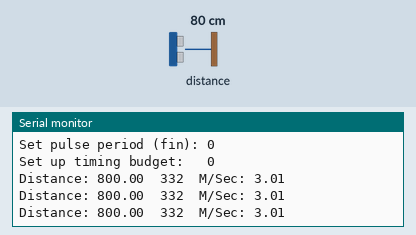
This sketch was run on a simulated Arduino Uno, built with avr-gcc and run on an emulated ATmega328P. Parts: the last lines printed to the serial monitor. Inputs (shaded band) come from the test bench; at power-on: distance to the obstacle 80 cm.

Above: at 1.3 s.
1.4 s: distance to the obstacle set to 2 cm
At 1.71 s:
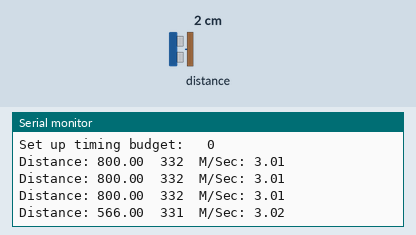
2.9 s: distance to the obstacle set to 4 cm
At 3.04 s:
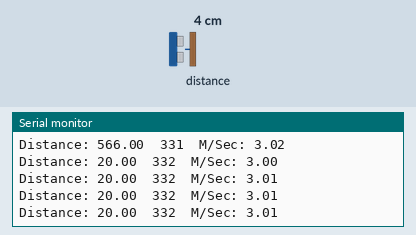
Timing chart, 0 to 5.9 s (numbered marks = the images above; inputs shaded):
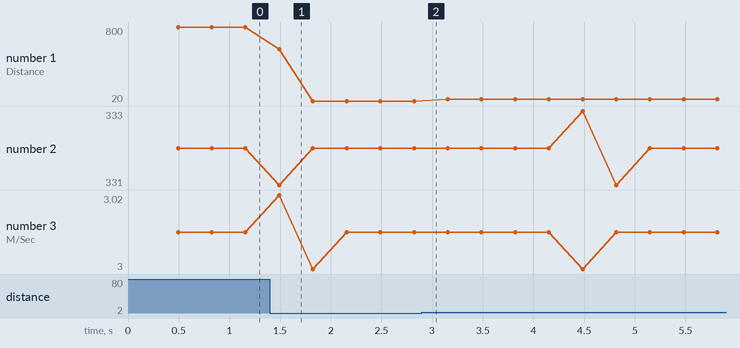

Measured:
- after the input at 1.4 s, the serial monitor: prints a new line after 0.09 s (image 1)
- plotted number 1: 800 → 20 after the input at 1.4 s, 20 → 40 after the input at 2.9 s

The sketch:

LaserDist_02.ino
```cpp
/*
 * STMicroelectronic VL53L0X Laser Distance Sensor
 * uint8_t last_status                - Статус последней передачи записи I²C. Обратитесь к документации Wire.endTransmission() для получения возвращаемых значений.
 * VL53L0X(void)                      - Конструктор
 * void setAddress(uint8_t new_addr)  - Изменяет адрес ведомого устройства I²C VL53L0X на заданное значение (7-разрядное, 7 бит).
 * uint8_t getAddress(void)           - Возвращает текущий адрес I²C.
 * bool init(bool io_2v8 = true)      - Инициализирует и настраивает датчик. Если необязательный аргумент io_2v8 равен true (по умолчанию, если не указан), датчик настроен на режим 2V8 (вход / выход 2,8 В); если false, датчик остается в режиме 1V8. Возвращаемое значение является логическим значением, указывающим, успешно ли завершена инициализация.
 * void writeReg(uint8_t reg, uint8_t value) -  Записывает 8-битный регистр датчика с заданным значением.
 *                                              Константы адреса регистра определяются типом перечисления regAddr в VL53L0X.h.
 *                                              Пример использования: sensor.writeReg(VL53L0X::SYSRANGE_START, 0x01);
 * void writeReg16Bit(uint8_t reg, uint16_t value) - Записывает 16-битный регистр датчика с заданным значением.
 * void writeReg32Bit(uint8_t reg, uint32_t value) - Записывает 32-битный регистр датчика с заданным значением.
 * uint8_t readReg(uint8_t reg)       - Считывает 8-битный регистр датчика и возвращает прочитанное значение.
 * uint16_t readReg16Bit(uint8_t reg) - Считывает 16-битный регистр датчика и возвращает прочитанное значение.
 * uint32_t readReg32Bit(uint8_t reg) - Считывает 32-битный регистр датчика и возвращает прочитанное значение.
 * void writeMulti(uint8_t reg, uint8_t const * src, uint8_t count) - Записывает произвольное количество байтов из заданного массива в датчик, начиная с заданного регистра.
 * void readMulti(uint8_t reg, uint8_t * dst, uint8_t count)        - Считывает произвольное количество байтов с датчика, начиная с данного регистра, в данный массив.
 * bool setSignalRateLimit(float limit_Mcps)       -  Устанавливает ограничение скорости обратного сигнала до данного значения в единицах MCPS (мегачип в секунду). Это минимальная амплитуда сигнала, отраженного от цели и полученного датчиком, необходимого для того, чтобы он мог сообщить правильное значение. Установка нижнего предела увеличивает потенциальный диапазон датчика, но также увеличивает вероятность получения неточного показания из-за отражений от объектов, отличных от намеченной цели. Этот лимит по умолчанию инициализируется до 0,25 MCPS. Возвращаемое значение является логическим значением, указывающим, был ли запрошенный предел действительным.
 * float getSignalRateLimit(void)     -  Возвращает текущий предел скорости обратного сигнала в MCPS.
 * bool setMeasurementTimingBudget(uint32_t budget_us)  - Устанавливает временной интервал измерения для данного значения в микросекундах. Это время, разрешенное для одного измерения диапазона; более длительный тайминг позволяет проводить более точные измерения. По умолчанию составляет около 33000 микросекунд или 33 мс; минимум 20 мс. Возвращаемое значение является логическим значением, указывающим, было ли запрошенное значение действительным.
 * uint32_t getMeasurementTimingBudget(void)            - Возвращает текущий тайминг измерения в микросекундах.
 * bool setVcselPulsePeriod(vcselPeriodType type, uint8_t period_pclks) - Устанавливает период импульса VCSEL (лазер с поверхностным излучением с вертикальной полостью) для данного типа периода (VL53L0X::cselPeriodPreRange или VL53L0X::VcselPeriodFinalRange) равным данному значению (в PCLK). Более длительные периоды увеличивают потенциальный диапазон датчика. Допустимые значения (только четные числа):
 *                                                                        - Предварительно: от 12 до 18 (по умолчанию инициализируется до 14)
 *                                                                        - Итоговое: от 8 до 14 (по умолчанию инициализируется до 10)
 *                                                                        Возвращаемое значение является логическим значением, указывающим, был ли запрошенный период действительным.
 * uint8_t getVcselPulsePeriod(vcselPeriodType type)    - Возвращает текущий период импульса VCSEL для данного типа периода.
 * void startContinuous(uint32_t period_ms = 0)         - Начинает непрерывное измерение дальности. Если необязательный аргумент period_ms равен 0 (по умолчанию, если не указан), используется непрерывный режим (датчик проводит измерения как можно чаще); если он не нулевой, используется непрерывный синхронизированный режим с указанным периодом между измерениями в миллисекундах, определяющим, как часто датчик выполняет измерение.
 * void stopContinuous(void)                            - Останавливает непрерывный режим.
 * uint16_t readRangeContinuousMillimeters(void)        - Возвращает показание диапазона в миллиметрах, когда активен непрерывный режим.
 * uint16_t readRangeSingleMillimeters(void)            - Выполняет одиночное измерение дальности и возвращает показания в миллиметрах.
 * void setTimeout(uint16_t timeout)                    - Устанавливает период ожидания в миллисекундах, после которого операции чтения будут прерваны, если датчик не готов. Значение 0 отключает тайм-аут.
 * uint16_t getTimeout(void)                            - Возвращает текущую настройку периода ожидания.
 * bool timeoutOccurred(void)                           - Указывает, произошел ли тайм-аут чтения с момента последнего вызова timeoutOccurred().
 */


#include <Wire.h>
#include <VL53L0X.h>

VL53L0X sensor;

uint8_t filterN   = 10;

void setup() {
  uint32_t timingBudget  = 50000; // /uS
  uint16_t timeout       = 500;

  Serial.begin(9600);
  Wire.begin();

  sensor.setTimeout(timeout);
  Serial.println(sensor.init());

  if (!sensor.init())
  {
    Serial.println("Не удалось обнаружить и инициализировать датчик!");
    while (1) {}
  }

  Serial.print("Address:                0x"); Serial.println( sensor.getAddress(), HEX );                       // i2c address
  Serial.print("Back signal vel:        "); Serial.println( sensor.getSignalRateLimit() );                      // Maximal back signal velocity
  Serial.print("Current timing budget:  "); Serial.println( sensor.getMeasurementTimingBudget() );              // Current timing budget
  Serial.print("Pulse period (pre):     "); Serial.println( sensor.getVcselPulsePeriod( sensor.VcselPeriodPreRange ));    // Pulse period
  Serial.print("Timout set value:       "); Serial.println( sensor.getTimeout() );                              // Current timeout value

  sensor.setVcselPulsePeriod(sensor.VcselPeriodPreRange, 12);   // 12 - 18, default 14
  sensor.setVcselPulsePeriod(sensor.VcselPeriodFinalRange, 8);  // 8 - 14, default 10
  Serial.print("Set pulse period (pre): "); Serial.println( sensor.getVcselPulsePeriod( sensor.VcselPeriodPreRange ));        // Pulse period
  Serial.print("Set pulse period (fin): "); Serial.println( sensor.getVcselPulsePeriod( sensor.VcselPeriodFinalRange ));      // Pulse period

  sensor.setMeasurementTimingBudget(timingBudget);
  Serial.print("Set up timing budget:   "); Serial.println( sensor.getMeasurementTimingBudget() );              // Set up timing budget


  sensor.startContinuous();

  // Запустите непрерывный режим (снимайте показания
  // как можно быстрее). Чтобы вместо этого использовать непрерывный синхронизированный режим,
  // укажите желаемый период между измерениями в мс
  // (например, sensor.startContinuous(100)).
}

void loop() {
  unsigned long int measTime_mS(millis());
  float distance_mm(0);

 // measTime_mS = millis();

  if ( filterN > 1 ) {
    for ( uint8_t i = 0; i < filterN; i++ ) {
      distance_mm += sensor.readRangeContinuousMillimeters();
      }
    distance_mm /= filterN;
  } else {
    distance_mm = sensor.readRangeContinuousMillimeters();
  }


  Serial.print("Distance: ");  Serial.print(distance_mm);  Serial.print("  "); Serial.print(millis() - measTime_mS);
  Serial.print("  M/Sec: "); Serial.print((float)(1000 / ((float)millis() - (float)measTime_mS)) );

  if ( sensor.timeoutOccurred() ) { Serial.print(" Timeout fault"); }

  Serial.println();

}
```
